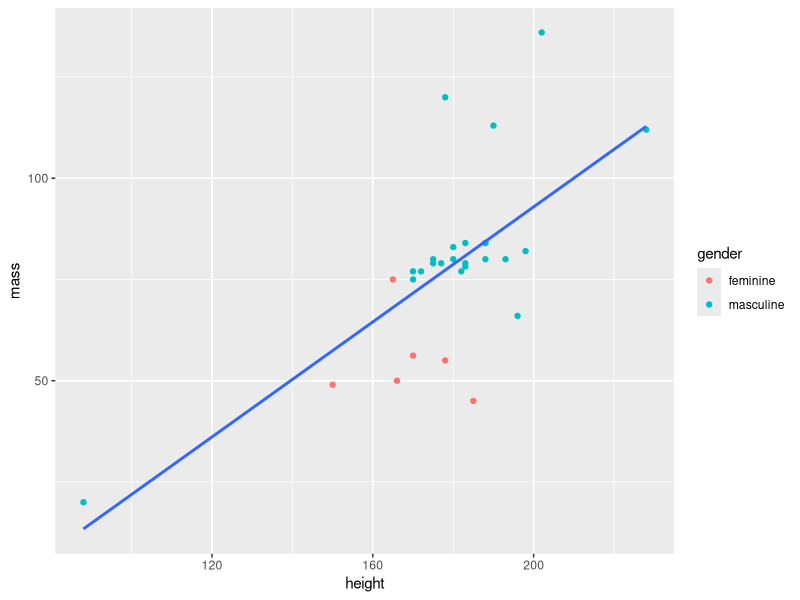
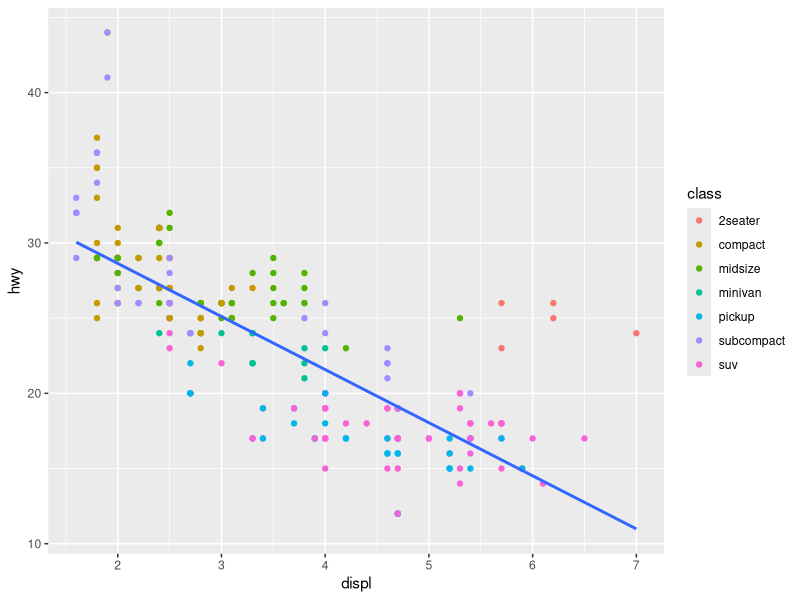
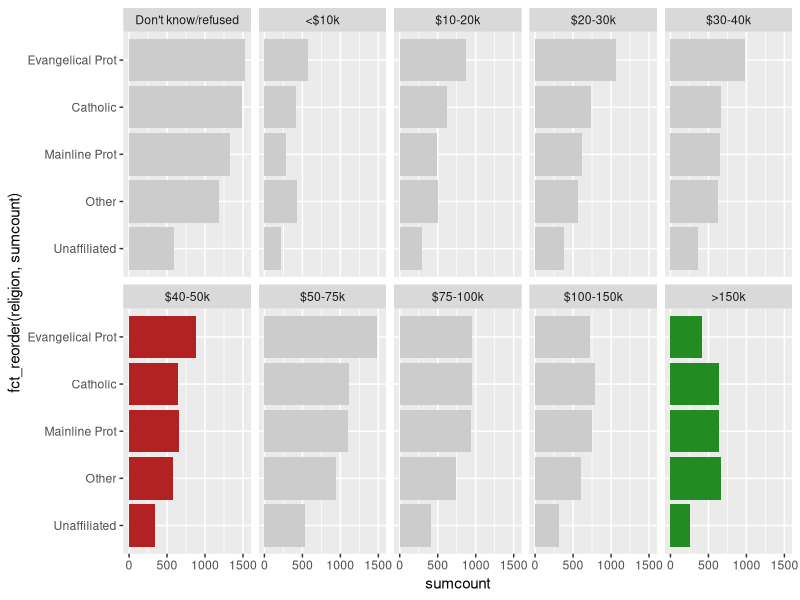

Here is the R script that generated these plots, in order:
## ---- chunk 1
#| warning: false
#| message: false

library(tidyverse)

add_numbers <- function(x, y) {
  x + y
}

starwars |> 
  mutate(my_product = add_numbers(mass, height), .after = mass)
## ---- chunk 2
#| layout-ncol: 2
#| fig-cap: 
#|   - "Plot 1"
#|   - "Plot 2"

make_scatterplot <- function(my_df, my_x, my_y, my_color) {
  my_df |>
    drop_na() |>
    ggplot(aes(x = {{my_x}}, y = {{my_y}})) +
    geom_point(aes(color = {{my_color}})) +
    geom_smooth(method = lm, se = FALSE, formula = y ~ x)
}

make_scatterplot(starwars, height, mass, gender)

make_scatterplot(mpg, displ, hwy, class)

## ---- chunk 3
#| fig-height: 4
#| fig-width: 10

inc_levels = c("Don't know/refused",
               "<$10k", "$10-20k", "$20-30k", "$30-40k",
               "$40-50k", "$50-75k", "$75-100k", "$100-150k",
               ">150k")

relig_income %>%
  pivot_longer(-religion, names_to = "income", values_to = "count") %>% 
  mutate(religion = fct_lump_n(religion, 4, w = count)) %>% 
  mutate(income = fct_relevel(income, inc_levels)) %>% 
  summarise(sumcount = sum(count), .by = c(religion, income)) %>% 
  ggplot(aes(fct_reorder(religion, sumcount), 
             sumcount)) + 
  geom_col(fill = "grey80", show.legend = FALSE) +
  geom_col(data = . %>% filter(income == "$40-50k"),
           fill = "firebrick") +
  geom_col(data = . %>% filter(income == ">150k"),
           fill = "forestgreen") +
  coord_flip() +
  facet_wrap(~ income, nrow = 2) 
